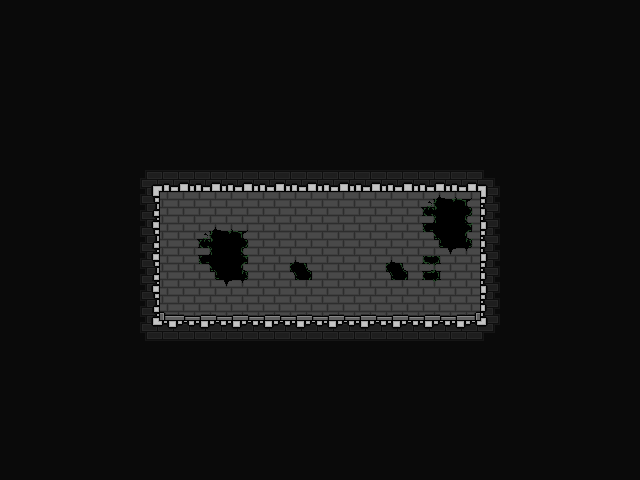

Tiled map render using the project's own tile images. Description and the whole map definition, tile-layer contents included, below:
An orthogonal 20x15 tile map with 32x32 px tiles, 3 tile layers (Background, Walls, Platforms), 3 tilesets and 8 objects.

<map version="1.9" tiledversion="1.9.2" orientation="orthogonal" renderorder="left-up" width="20" height="15" tilewidth="32" tileheight="32" infinite="0" nextlayerid="16" nextobjectid="14">
 <editorsettings>
  <export target="../JSON/map_entrance.tmj" format="json" />
 </editorsettings>
 <tileset firstgid="1" name="prototype_tileset" tilewidth="32" tileheight="32" tilecount="128" columns="16">
  <image source="../prototype_tileset.png" width="512" height="256" />
 </tileset>
 <tileset firstgid="129" name="playerSketch" tilewidth="32" tileheight="32" tilecount="16" columns="8">
  <image source="../../../Documentation/Recherches/playerSketch.png" width="256" height="64" />
 </tileset>
 <tileset firstgid="145" name="tileset" tilewidth="32" tileheight="32" tilecount="64" columns="8">
  <image source="../tileset.png" width="256" height="256" />
  <tile id="0">
   <properties>
    <property name="collides" type="bool" value="true" />
   </properties>
  </tile>
  <tile id="1">
   <properties>
    <property name="collides" type="bool" value="true" />
   </properties>
  </tile>
  <tile id="2">
   <properties>
    <property name="collides" type="bool" value="true" />
   </properties>
  </tile>
  <tile id="3">
   <properties>
    <property name="collides" type="bool" value="false" />
   </properties>
  </tile>
  <tile id="4">
   <properties>
    <property name="collides" type="bool" value="false" />
   </properties>
  </tile>
  <tile id="5">
   <properties>
    <property name="collides" type="bool" value="false" />
   </properties>
  </tile>
  <tile id="6">
   <properties>
    <property name="collides" type="bool" value="false" />
   </properties>
  </tile>
  <tile id="7">
   <properties>
    <property name="collides" type="bool" value="false" />
   </properties>
  </tile>
  <tile id="8">
   <properties>
    <property name="collides" type="bool" value="true" />
   </properties>
  </tile>
  <tile id="9">
   <properties>
    <property name="collides" type="bool" value="false" />
   </properties>
  </tile>
  <tile id="10">
   <properties>
    <property name="collides" type="bool" value="true" />
   </properties>
  </tile>
  <tile id="11">
   <properties>
    <property name="collides" type="bool" value="false" />
   </properties>
  </tile>
  <tile id="12">
   <properties>
    <property name="collides" type="bool" value="false" />
   </properties>
  </tile>
  <tile id="13">
   <properties>
    <property name="collides" type="bool" value="false" />
   </properties>
  </tile>
  <tile id="14">
   <properties>
    <property name="collides" type="bool" value="false" />
   </properties>
  </tile>
  <tile id="15">
   <properties>
    <property name="collides" type="bool" value="false" />
   </properties>
  </tile>
  <tile id="16">
   <properties>
    <property name="collides" type="bool" value="true" />
   </properties>
  </tile>
  <tile id="17">
   <properties>
    <property name="collides" type="bool" value="true" />
   </properties>
  </tile>
  <tile id="18">
   <properties>
    <property name="collides" type="bool" value="true" />
   </properties>
  </tile>
  <tile id="19">
   <properties>
    <property name="collides" type="bool" value="false" />
   </properties>
  </tile>
  <tile id="20">
   <properties>
    <property name="collides" type="bool" value="false" />
   </properties>
  </tile>
  <tile id="21">
   <properties>
    <property name="collides" type="bool" value="false" />
   </properties>
  </tile>
  <tile id="22">
   <properties>
    <property name="collides" type="bool" value="false" />
   </properties>
  </tile>
  <tile id="23">
   <properties>
    <property name="collides" type="bool" value="false" />
   </properties>
  </tile>
  <tile id="24">
   <properties>
    <property name="collides" type="bool" value="false" />
   </properties>
  </tile>
  <tile id="25">
   <properties>
    <property name="collides" type="bool" value="false" />
   </properties>
  </tile>
  <tile id="26">
   <properties>
    <property name="collides" type="bool" value="false" />
   </properties>
  </tile>
  <tile id="27">
   <properties>
    <property name="collides" type="bool" value="false" />
   </properties>
  </tile>
  <tile id="28">
   <properties>
    <property name="collides" type="bool" value="false" />
   </properties>
  </tile>
  <tile id="29">
   <properties>
    <property name="collides" type="bool" value="false" />
   </properties>
  </tile>
  <tile id="30">
   <properties>
    <property name="collides" type="bool" value="false" />
   </properties>
  </tile>
  <tile id="31">
   <properties>
    <property name="collides" type="bool" value="false" />
   </properties>
  </tile>
  <tile id="32">
   <properties>
    <property name="collides" type="bool" value="false" />
   </properties>
  </tile>
  <tile id="33">
   <properties>
    <property name="collides" type="bool" value="false" />
   </properties>
  </tile>
  <tile id="34">
   <properties>
    <property name="collides" type="bool" value="false" />
   </properties>
  </tile>
  <tile id="35">
   <properties>
    <property name="collides" type="bool" value="false" />
   </properties>
  </tile>
  <tile id="36">
   <properties>
    <property name="collides" type="bool" value="false" />
   </properties>
  </tile>
  <tile id="37">
   <properties>
    <property name="collides" type="bool" value="false" />
   </properties>
  </tile>
  <tile id="38">
   <properties>
    <property name="collides" type="bool" value="false" />
   </properties>
  </tile>
  <tile id="39">
   <properties>
    <property name="collides" type="bool" value="false" />
   </properties>
  </tile>
  <tile id="40">
   <properties>
    <property name="collides" type="bool" value="false" />
   </properties>
  </tile>
  <tile id="41">
   <properties>
    <property name="collides" type="bool" value="false" />
   </properties>
  </tile>
  <tile id="42">
   <properties>
    <property name="collides" type="bool" value="false" />
   </properties>
  </tile>
  <tile id="43">
   <properties>
    <property name="collides" type="bool" value="false" />
   </properties>
  </tile>
  <tile id="44">
   <properties>
    <property name="collides" type="bool" value="false" />
   </properties>
  </tile>
  <tile id="45">
   <properties>
    <property name="collides" type="bool" value="false" />
   </properties>
  </tile>
  <tile id="46">
   <properties>
    <property name="collides" type="bool" value="false" />
   </properties>
  </tile>
  <tile id="47">
   <properties>
    <property name="collides" type="bool" value="false" />
   </properties>
  </tile>
  <tile id="48">
   <properties>
    <property name="collides" type="bool" value="false" />
   </properties>
  </tile>
  <tile id="49">
   <properties>
    <property name="collides" type="bool" value="false" />
   </properties>
  </tile>
  <tile id="50">
   <properties>
    <property name="collides" type="bool" value="false" />
   </properties>
  </tile>
  <tile id="51">
   <properties>
    <property name="collides" type="bool" value="false" />
   </properties>
  </tile>
  <tile id="52">
   <properties>
    <property name="collides" type="bool" value="false" />
   </properties>
  </tile>
  <tile id="53">
   <properties>
    <property name="collides" type="bool" value="false" />
   </properties>
  </tile>
  <tile id="54">
   <properties>
    <property name="collides" type="bool" value="false" />
   </properties>
  </tile>
  <tile id="55">
   <properties>
    <property name="collides" type="bool" value="false" />
   </properties>
  </tile>
  <tile id="56">
   <properties>
    <property name="collides" type="bool" value="false" />
   </properties>
  </tile>
  <tile id="57">
   <properties>
    <property name="collides" type="bool" value="false" />
   </properties>
  </tile>
  <tile id="58">
   <properties>
    <property name="collides" type="bool" value="false" />
   </properties>
  </tile>
  <tile id="59">
   <properties>
    <property name="collides" type="bool" value="false" />
   </properties>
  </tile>
  <tile id="60">
   <properties>
    <property name="collides" type="bool" value="false" />
   </properties>
  </tile>
  <tile id="61">
   <properties>
    <property name="collides" type="bool" value="false" />
   </properties>
  </tile>
  <tile id="62">
   <properties>
    <property name="collides" type="bool" value="false" />
   </properties>
  </tile>
  <tile id="63">
   <properties>
    <property name="collides" type="bool" value="false" />
   </properties>
  </tile>
 </tileset>
 <layer id="14" name="Background" width="20" height="15">
  <data encoding="csv">
154,154,154,154,154,154,154,154,154,154,154,154,154,154,154,154,154,154,154,154,
154,154,154,154,154,154,154,154,154,154,154,154,154,154,154,154,154,154,154,154,
154,154,154,154,154,154,154,154,154,154,154,154,154,154,154,154,154,154,154,154,
154,154,154,154,154,154,154,154,154,154,154,154,154,154,154,154,154,154,154,154,
154,154,154,154,154,154,154,154,154,154,154,154,154,154,154,154,154,154,154,154,
154,154,154,154,154,154,154,154,154,154,154,154,154,154,154,154,154,154,154,154,
154,154,154,154,154,0,0,0,0,0,0,0,0,0,0,154,154,154,154,154,
154,154,154,154,154,0,0,0,0,0,0,0,0,0,0,154,154,154,154,154,
154,154,154,154,154,0,0,0,0,0,0,0,0,0,0,154,154,154,154,154,
154,154,154,154,154,0,0,0,0,0,0,0,0,0,0,154,154,154,154,154,
154,154,154,154,154,154,154,154,154,154,154,154,154,154,154,154,154,154,154,154,
154,154,154,154,154,154,154,154,154,154,154,154,154,154,154,154,154,154,154,154,
154,154,154,154,154,154,154,154,154,154,154,154,154,154,154,154,154,154,154,154,
154,154,154,154,154,154,154,154,154,154,154,154,154,154,154,154,154,154,154,154,
154,154,154,154,154,154,154,154,154,154,154,154,154,154,154,154,154,154,154,154
</data>
 </layer>
 <layer id="3" name="Walls" width="20" height="15">
  <data encoding="csv">
0,0,0,0,0,0,0,0,0,0,0,0,0,0,0,0,0,0,0,0,
0,0,0,0,0,0,0,0,0,0,0,0,0,0,0,0,0,0,0,0,
0,0,0,0,0,0,0,0,0,0,0,0,0,0,0,0,0,0,0,0,
0,0,0,0,0,0,0,0,0,0,0,0,0,0,0,0,0,0,0,0,
0,0,0,0,0,0,0,0,0,0,0,0,0,0,0,0,0,0,0,0,
0,0,0,0,0,0,0,0,0,0,0,0,0,0,0,0,0,0,0,0,
0,0,0,0,0,149,149,149,149,149,149,149,149,151,152,0,0,0,0,0,
0,0,0,0,0,149,151,152,149,149,149,149,149,159,160,0,0,0,0,0,
0,0,0,0,0,149,159,160,149,148,149,149,148,150,149,0,0,0,0,0,
0,0,0,0,0,156,157,157,157,157,157,157,157,157,158,0,0,0,0,0,
0,0,0,0,0,0,0,0,0,0,0,0,0,0,0,0,0,0,0,0,
0,0,0,0,0,0,0,0,0,0,0,0,0,0,0,0,0,0,0,0,
0,0,0,0,0,0,0,0,0,0,0,0,0,0,0,0,0,0,0,0,
0,0,0,0,0,0,0,0,0,0,0,0,0,0,0,0,0,0,0,0,
0,0,0,0,0,0,0,0,0,0,0,0,0,0,0,0,0,0,0,0
</data>
 </layer>
 <layer id="13" name="Platforms" width="20" height="15">
  <data encoding="csv">
0,0,0,0,0,0,0,0,0,0,0,0,0,0,0,0,0,0,0,0,
0,0,0,0,0,0,0,0,0,0,0,0,0,0,0,0,0,0,0,0,
0,0,0,0,0,0,0,0,0,0,0,0,0,0,0,0,0,0,0,0,
0,0,0,0,0,0,0,0,0,0,0,0,0,0,0,0,0,0,0,0,
0,0,0,0,0,0,0,0,0,0,0,0,0,0,0,0,0,0,0,0,
0,0,0,0,145,146,146,146,146,146,146,146,146,146,146,147,0,0,0,0,
0,0,0,0,153,0,0,0,0,0,0,0,0,0,0,155,0,0,0,0,
0,0,0,0,153,0,0,0,0,0,0,0,0,0,0,155,0,0,0,0,
0,0,0,0,153,0,0,0,0,0,0,0,0,0,0,155,0,0,0,0,
0,0,0,0,153,0,0,0,0,0,0,0,0,0,0,155,0,0,0,0,
0,0,0,0,161,162,162,162,162,162,162,162,162,162,162,163,0,0,0,0,
0,0,0,0,0,0,0,0,0,0,0,0,0,0,0,0,0,0,0,0,
0,0,0,0,0,0,0,0,0,0,0,0,0,0,0,0,0,0,0,0,
0,0,0,0,0,0,0,0,0,0,0,0,0,0,0,0,0,0,0,0,
0,0,0,0,0,0,0,0,0,0,0,0,0,0,0,0,0,0,0,0
</data>
 </layer>
 <objectgroup id="11" name="Interact">
  <object id="3" x="384" y="255.998" width="64" height="64">
   <properties>
    <property name="opened" type="bool" value="true" />
    <property name="type" value="door" />
   </properties>
  </object>
  <object id="4" x="320" y="287.998" width="32" height="32">
   <properties>
    <property name="text" value="Entrée du donjon" />
    <property name="type" value="sign" />
   </properties>
  </object>
  <object id="7" x="368" y="287.998">
   <properties>
    <property name="intensity" type="int" value="1" />
    <property name="type" value="torch" />
   </properties>
   <point />
  </object>
  <object id="8" x="176" y="287.998">
   <properties>
    <property name="intensity" type="int" value="1" />
    <property name="type" value="torch" />
   </properties>
   <point />
  </object>
  <object id="9" x="464" y="287.998">
   <properties>
    <property name="intensity" type="int" value="1" />
    <property name="type" value="torch" />
   </properties>
   <point />
  </object>
  <object id="10" x="272" y="287.998">
   <properties>
    <property name="intensity" type="int" value="1" />
    <property name="type" value="torch" />
   </properties>
   <point />
  </object>
 </objectgroup>
 <objectgroup id="12" name="Spawns">
  <object id="5" x="192" y="319.998">
   <properties>
    <property name="type" value="player" />
   </properties>
   <point />
  </object>
 </objectgroup>
 <objectgroup id="15" name="UI">
  <object id="13" x="320" y="192">
   <properties>
    <property name="type" value="uiOrigin" />
   </properties>
   <point />
  </object>
 </objectgroup>
</map>
